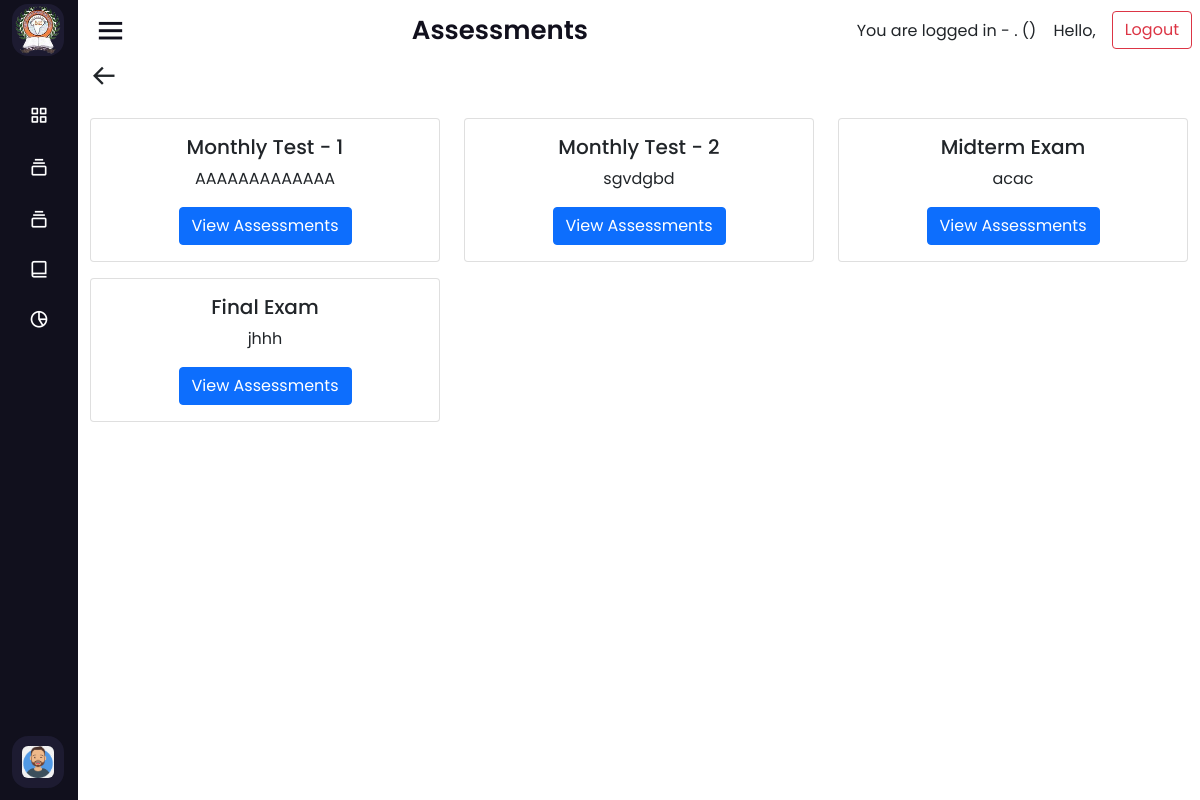
The page /assessmentTypes (signed in) on the database its author committed.
### assessments/models.py (models this page shows, shortened)
class Assessment_type(models.Model):
    id = models.AutoField(primary_key=True)
    session_year = models.ForeignKey("home.Session_year",on_delete=models.CASCADE)
    assessment_name = models.CharField(max_length=255, choices = assessment_choices)
    assessment_description = models.CharField(max_length=255)
    start_date = models.DateTimeField(auto_now=False, auto_now_add=False)
    end_date = models.DateTimeField(auto_now=False, auto_now_add=False)
    created_at = models.DateTimeField(auto_now=True)
    updated_at = models.DateTimeField(auto_now_add=True)
    class Meta:
        unique_together = (('session_year','assessment_name'),)

### assessments/views.py (the view)
# urls.py: path('assessmentTypes', views.AssessmentTypes.as_view(), name="assessmentTypes"),
class AssessmentTypes(ListView):
    model = Assessment_type
    template_name = 'assessments/assessment_type.html'
    def get_context_data(self, **kwargs):
        context = super().get_context_data(**kwargs)
        context['assessment_type'] = self.get_queryset()
        return context
    def get_queryset(self, *args, **kwargs):
        session = Session_year.objects.last()
        assessment_type = Assessment_type.objects.filter(session_year=session)
        return assessment_type

### templates/assessments/assessment_type.html (shortened to what this page needs)
{% extends 'home/dashboard.html' %}
{% load static %}
{% block pageHeader %}
Assessments
{% endblock %}
{% block dashboard %}
<div class="container">
    <a href="{{request.META.HTTP_REFERER|escape}}" class='h3 bx bx-arrow-back text-decoration-none text-dark'></a>
</div>
{% if assessment_type %}
<div class="container">
    <div class="row">
        {% for obj in assessment_type %}
        <div class="col-sm-4 mt-3">
            <div class="card">
                <div class="card-body text-center">
                    <h5 class="card-title">{{obj.assessment_name}}
                    </h5>
                    <p>{{obj.assessment_description}}</p>{{obj.subject}}
                    {% if user.is_superuser and user.role == 2  %}
                    <a href="{% url 'assessments' obj.id %}" class="btn btn-primary ">View
                        Assessments</a>
                    {% elif user.role == 2%}
                    <a href="{% url 'myAssessments' obj.id %}" class="btn btn-primary ">View
                        Assessments</a>
                        {% endif %}
                </div>
            </div>
        </div>
        {% endfor %}
    </div>
</div>
{% endif %}
{% endblock %}

### static/dashboard/css.css (style rules this page uses)
* { margin: 0; padding: 0; box-sizing: border-box; font-family: 'Poppins', sans-serif; }

### rows shown on the page
Assessment_type: assessment_name "Monthly Test - 1", assessment_description "AAAAAAAAAAAAA"
Assessment_type: assessment_name "Monthly Test - 2", assessment_description "sgvdgbd"
Assessment_type: assessment_name "Midterm Exam", assessment_description "acac"
Assessment_type: assessment_name "Final Exam", assessment_description "jhhh"
